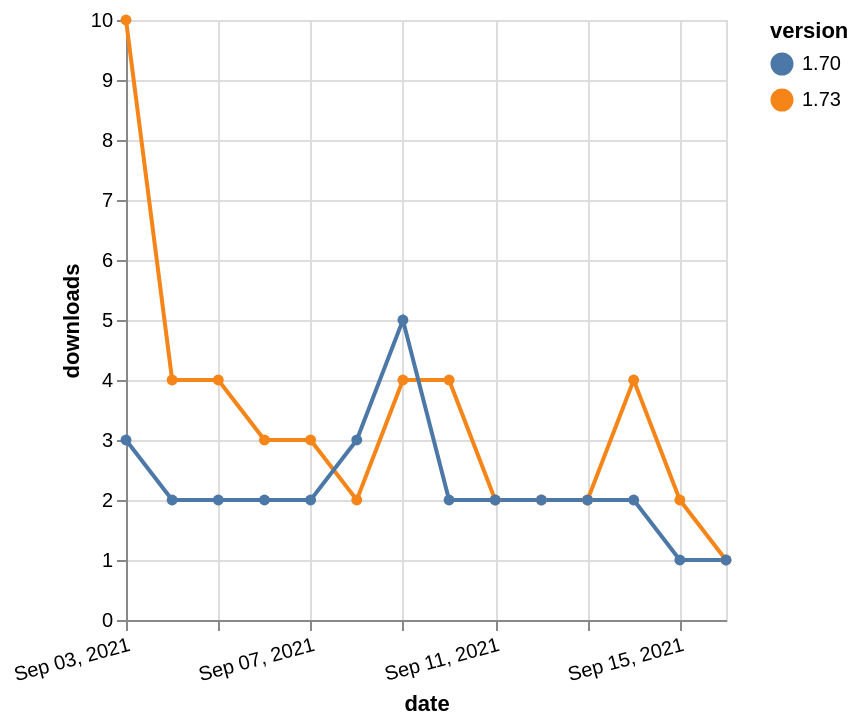

Source (Vega-Lite JSON):
### Vega-Lite specification from a JSON file in a GitHub repository (floating-point values rounded to 4 significant figures)
{"$schema": "https://vega.github.io/schema/vega-lite/v5.json", "description": "A simple bar chart with embedded data.", "data": {"values": [{"date": "2021-09-03", "total": 2761, "delta": 10, "version": "1.73"}, {"date": "2021-09-04", "total": 2765, "delta": 4, "version": "1.73"}, {"date": "2021-09-05", "total": 2769, "delta": 4, "version": "1.73"}, {"date": "2021-09-06", "total": 2772, "delta": 3, "version": "1.73"}, {"date": "2021-09-07", "total": 2775, "delta": 3, "version": "1.73"}, {"date": "2021-09-08", "total": 2777, "delta": 2, "version": "1.73"}, {"date": "2021-09-09", "total": 2781, "delta": 4, "version": "1.73"}, {"date": "2021-09-10", "total": 2785, "delta": 4, "version": "1.73"}, {"date": "2021-09-11", "total": 2787, "delta": 2, "version": "1.73"}, {"date": "2021-09-12", "total": 2789, "delta": 2, "version": "1.73"}, {"date": "2021-09-13", "total": 2791, "delta": 2, "version": "1.73"}, {"date": "2021-09-14", "total": 2795, "delta": 4, "version": "1.73"}, {"date": "2021-09-15", "total": 2797, "delta": 2, "version": "1.73"}, {"date": "2021-09-16", "total": 2798, "delta": 1, "version": "1.73"}, {"date": "2021-09-03", "total": 2740, "delta": 3, "version": "1.70"}, {"date": "2021-09-04", "total": 2742, "delta": 2, "version": "1.70"}, {"date": "2021-09-05", "total": 2744, "delta": 2, "version": "1.70"}, {"date": "2021-09-06", "total": 2746, "delta": 2, "version": "1.70"}, {"date": "2021-09-07", "total": 2748, "delta": 2, "version": "1.70"}, {"date": "2021-09-08", "total": 2751, "delta": 3, "version": "1.70"}, {"date": "2021-09-09", "total": 2756, "delta": 5, "version": "1.70"}, {"date": "2021-09-10", "total": 2758, "delta": 2, "version": "1.70"}, {"date": "2021-09-11", "total": 2760, "delta": 2, "version": "1.70"}, {"date": "2021-09-12", "total": 2762, "delta": 2, "version": "1.70"}, {"date": "2021-09-13", "total": 2764, "delta": 2, "version": "1.70"}, {"date": "2021-09-14", "total": 2766, "delta": 2, "version": "1.70"}, {"date": "2021-09-15", "total": 2767, "delta": 1, "version": "1.70"}, {"date": "2021-09-16", "total": 2768, "delta": 1, "version": "1.70"}]}, "width": "container", "mark": {"type": "line", "point": {"filled": true}}, "encoding": {"x": {"field": "date", "type": "temporal", "timeUnit": "yearmonthdate", "title": "date", "axis": {"labelAngle": -15}}, "y": {"field": "delta", "type": "quantitative", "title": "downloads"}, "color": {"field": "version", "type": "nominal"}, "tooltip": {"field": "delta"}}}
